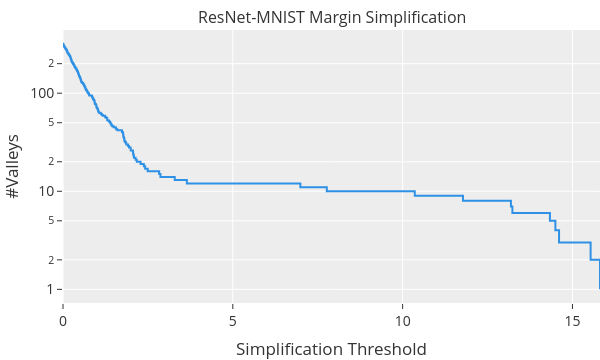

The notebook cell saved with this chart:
### Code cell
data = data.sort_values(by=["run", "Count"], ascending=False)
fig = make_subplots(rows=1, cols=1, subplot_titles=["ResNet-MNIST Margin Simplification"], shared_yaxes=True)

accuracies = [98.1, 98.13, 98.17]

for i, (e, df) in enumerate(data.groupby(["run"])):
	df = df.sort_values(by="Count", ascending=False)

	trace = go.Scatter(x = df["Simplification Threshold"], y = df["Count"], mode="lines", line=dict(shape="hv"), name=f"Run {e[0].capitalize()} ({accuracies[i]}%)", legendgrouptitle=dict(text="Run (Accuracy%)"), line_color=color_seq[i])

	fig.add_trace(
		trace,
		row=1,
		col=1,
	)

fig.update_annotations(font_size=16)
fig.update_layout(margin=dict(l=0, r=0, t=30, b=0), width=300*2, height=180*2, font=dict(size=14), showlegend=False, legend=dict(
	xanchor="right", yanchor="top", x=0.98, y=0.98, bgcolor="rgba(255,255,255,0.5)", font=dict(size=14)))
fig.update_xaxes(title_text="Simplification Threshold", title_standoff=18, automargin=True)
fig.update_yaxes(title_text="#Valleys", type="log", title_standoff=18, automargin=True)
fig.show()
fig.write_image(f"plots/margin_simpl.png", scale=4)

### Figure 1 — Plotly figure (JSON) as saved in the notebook; plotly's stock layout.template omitted (floating-point values rounded to 4 significant figures; data arrays with more than 128 entries replaced by an {"elided": "..."} marker saying what was removed)
{"data": [{"legendgrouptitle": {"text": "Run (Accuracy%)"}, "line": {"color": "#2E91E5", "shape": "hv"}, "mode": "lines", "name": "Run Simpl (98.1%)", "type": "scatter", "x": {"elided": "320 float values"}, "xaxis": "x", "y": {"elided": "320 int values"}, "yaxis": "y"}], "layout": {"annotations": [{"font": {"size": 16}, "showarrow": false, "text": "ResNet-MNIST Margin Simplification", "x": 0.5, "xanchor": "center", "xref": "paper", "y": 1, "yanchor": "bottom", "yref": "paper"}], "font": {"size": 14}, "height": 360, "legend": {"bgcolor": "rgba(255,255,255,0.5)", "font": {"size": 14}, "x": 0.98, "xanchor": "right", "y": 0.98, "yanchor": "top"}, "margin": {"b": 0, "l": 0, "r": 0, "t": 30}, "showlegend": false, "width": 600, "xaxis": {"anchor": "y", "automargin": true, "domain": [0, 1], "title": {"standoff": 18, "text": "Simplification Threshold"}}, "yaxis": {"anchor": "x", "automargin": true, "domain": [0, 1], "title": {"standoff": 18, "text": "#Valleys"}, "type": "log"}}}
